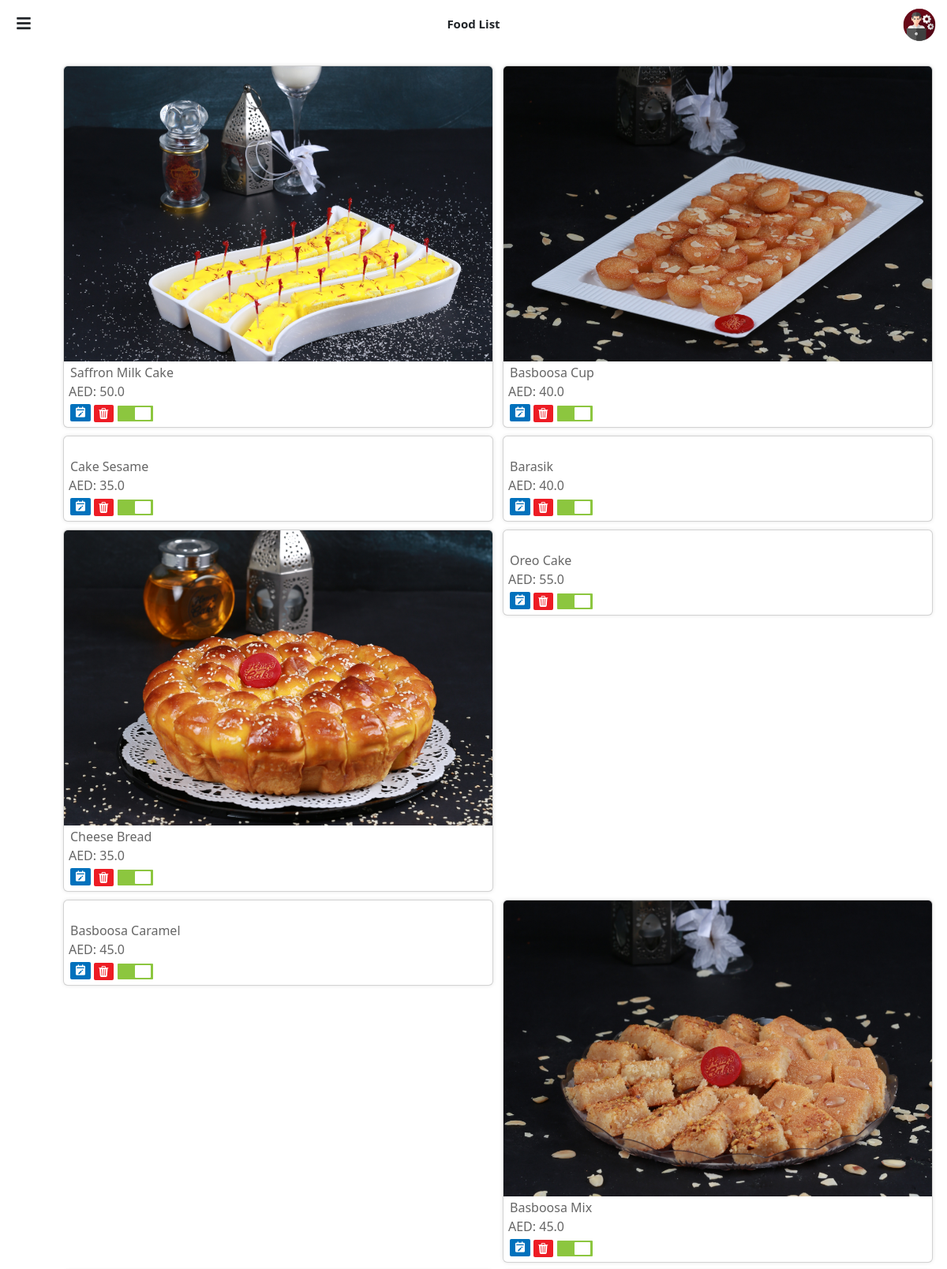
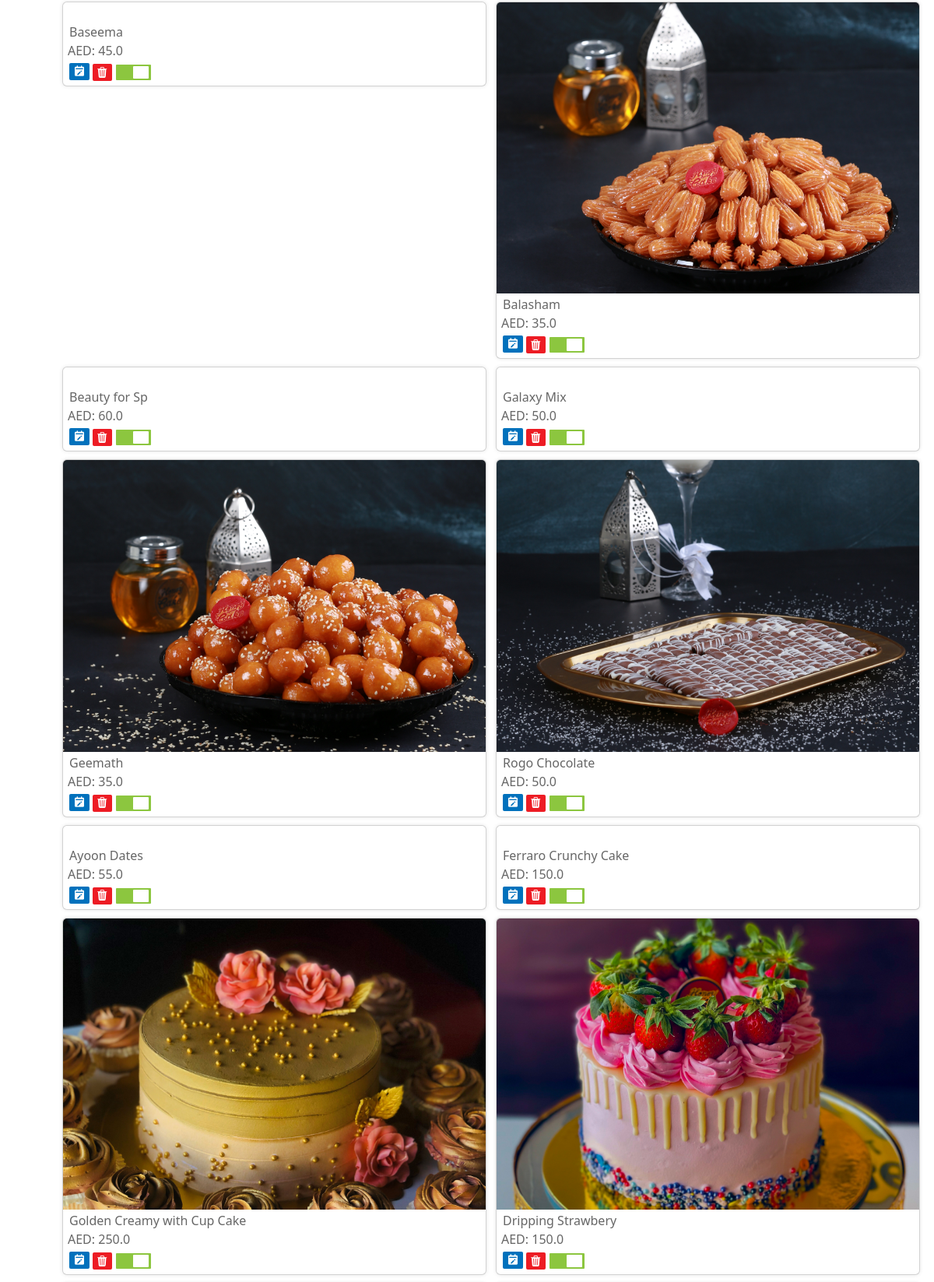
The app's page /product_list/ (signed in, upper part) with its own data (2 pictures, top to bottom).
### adminapp/models.py (models this page shows, shortened)
class Product(models.Model):
    name = models.CharField(max_length=100)
    category = models.ManyToManyField(Category)
    image = models.ImageField(upload_to='product_image', null=True)
    description = models.CharField(max_length=100, null=True)
    availability = models.BooleanField(default=False)

class ProductPrice(models.Model):
    product = models.ForeignKey(Product, on_delete=models.CASCADE)
    name = models.CharField(max_length=50)
    actual_price = models.FloatField()
    discount_price = models.FloatField(null=True, blank=True)
    tax = models.DecimalField(max_digits=5, decimal_places=2)

### adminapp/views.py (the view)
# urls.py: path('product_list/', views.product_list, name='product_list'),
@login_required
def product_list(request):
    products = Product.objects.all()
    return render(request, 'product_list.html', {'products': products})

### adminapp/templates/product_list.html (shortened to what this page needs)
<!DOCTYPE html>
{% load static %}
<html lang="en">
<head>
    <link href="https://cdn.jsdelivr.net/npm/bootstrap@5.3.0-alpha3/dist/css/bootstrap.min.css" rel="stylesheet">
    <link rel="stylesheet" href="https://cdn.jsdelivr.net/npm/bootstrap-icons@1.10.5/font/bootstrap-icons.css">
    <link href='https://unpkg.com/boxicons@2.1.4/css/boxicons.min.css' rel='stylesheet'>
	<link rel="stylesheet" href="https://cdnjs.cloudflare.com/ajax/libs/font-awesome/5.15.4/css/all.min.css">
	<link rel="stylesheet" href="{% static 'css/product-list.css' %}">
	<link rel="stylesheet" href="{% static 'css/animated.css' %}">
</head>
<body>
    <header>
		<div class="row">
			<div class="col">
				<div class="menu-icon" id="menuIcon">
					<i class="fas fa-bars"></i>
				</div>
			</div>
			<div class="col">
				<div style="display: flex; justify-content: center; padding-top: 19px; font-size: 15px;
				font-weight: 600;">
					<p><span>Food</span> List</p>
				</div>
			</div>
			<div class="col">
				<div class="admin-profile">
					<img src="{% static 'images/admin.png' %}" alt="Image" width="50px" style="padding-top: 8px; margin-right: 10px;">
				</div>
			</div>
		</div>
    </header>
	<div class="container fade-up">
		<div class="row">
			{% for product in products %}
				<div class="col-md-6 col-lg-3 col-xs-6">
					<div class="card">
						<a href="{% url 'product_detail' product.id %}">
							<img src="{{ product.image.url }}" class="card-img-top" alt="">
						</a>
						<div class="card-body" style="padding: 0px;">
							<div class="card-text">
								<a href="{% url 'product_detail' product.id %}" style="color: #666666; font-weight: 500;">{{ product.name }}</a>
							</div>
							<div style="margin-left: 6px; color: #666666;">
								AED:
								{% if product.productprice_set.first.discount_price %}
								  <span>{{ product.productprice_set.first.discount_price }}</span>
								  <span style="color: #82847e; text-decoration: line-through; padding-left: 0px;">{{ product.productprice_set.first.actual_price }}</span>
								{% else %}
								  <span>{{ product.productprice_set.first.actual_price }}</span>
								{% endif %}
							</div>
						</div>
						<div class="card-body" style="padding: 0px;">
							<div class="buttons">
								<span>
									<a href="{% url 'edit_product' product.id %}">
										<i class='bx bxs-calendar-edit' style="background-color: #0071bc; color: #fff; padding-top: 2px;
																				padding-bottom: 4px; padding-left: 5px; padding-right: 5px;
																				border-radius: 2px;">
										</i>
									</a>
								</span>
								<span>
									<a href="{% url 'product_delete' product.id %}" onclick="return confirm('Do you want to logout this page?')">
										<i class='bi bi-trash3-fill' style="background-color: #ed1c24; color: #fff; padding-top: 1px;
																				padding-bottom: 2px; padding-left: 5px; padding-right: 2px;
																				border-radius: 2px; font-size: 14px;">
										</i>
									</a>
								</span>
								<span style="padding-left: 5px;">
									<label class="switch">
										<span class="slider round"></span>
									</label>
								</span>
							</div>
						</div>
					</div>
				</div>
			{% endfor %}
		</div>
		</div>
</body>
</html>

### static/css/product-list.css (style rules this page uses)
body { margin: 0; padding: 0; }
.menu-icon { display: flex; justify-content: center; align-items: center; width: 40px; height: 30px; cursor: pointer; position: fixed; top: 15px; left: 10px; z-index: 100; }
.menu-icon i { font-size: 20px; }
.admin-profile { display: flex; justify-content: end; }
@media (max-width: 1300px) { .col-xs-6 { flex: 0 0 50%; max-width: 50%; padding-right: 0px; } }
.container { margin-right: 0px; margin-top: 15px; padding-left: 120px; padding-right: 30px; }
.card { margin-top: 10px; box-shadow: 0 0 5px rgba(0, 0, 0, 0.1); }
.card-text { padding-left: 8px; padding-top: 2px; }
.card-body a { text-decoration: none; }
@media (max-width: 1300px) { .container { padding-left: 20px; } }
.buttons { padding-left: 8px; padding-top: 3px; margin-bottom: 6px; }
.switch { position: relative; display: inline-block; width: 45px; height: 20px; }
.slider { position: absolute; cursor: pointer; top: 3px; left: 0; right: 0; bottom: -3px; background-color: #ccc; border-radius: 1px; transition: .4s; }
.slider:before { position: absolute; content: ""; height: 16px; width: 20px; left: 2px; bottom: 2px; background-color: white; border-radius: 1px; transition: .4s; }
input:checked + .slider { background-color: #8cc63f; }
input:checked + .slider:before { transform: translateX(20px); }

### records on screen
Product: image (picture), name "Saffron Milk Cake", productprice_set.first.actual_price "50.0"
Product: image (picture), name "Basboosa Cup", productprice_set.first.actual_price "40.0"
Product: name "Cake Sesame", productprice_set.first.actual_price "35.0"
Product: name "Barasik", productprice_set.first.actual_price "40.0"
Product: image (picture), name "Cheese Bread", productprice_set.first.actual_price "35.0"
Product: name "Oreo Cake", productprice_set.first.actual_price "55.0"
Product: name "Basboosa Caramel", productprice_set.first.actual_price "45.0"
Product: image (picture), name "Basboosa Mix", productprice_set.first.actual_price "45.0"
Product: name "Baseema", productprice_set.first.actual_price "45.0"
Product: image (picture), name "Balasham", productprice_set.first.actual_price "35.0"
Product: name "Beauty for Sp", productprice_set.first.actual_price "60.0"
Product: name "Galaxy Mix", productprice_set.first.actual_price "50.0"
Product: image (picture), name "Geemath", productprice_set.first.actual_price "35.0"
Product: image (picture), name "Rogo Chocolate", productprice_set.first.actual_price "50.0"
Product: name "Ayoon Dates", productprice_set.first.actual_price "55.0"
Product: name "Ferraro Crunchy Cake", productprice_set.first.actual_price "150.0"
Product: image (picture), name "Golden Creamy with Cup Cake", productprice_set.first.actual_price "250.0"
Product: image (picture), name "Dripping Strawbery", productprice_set.first.actual_price "150.0"
